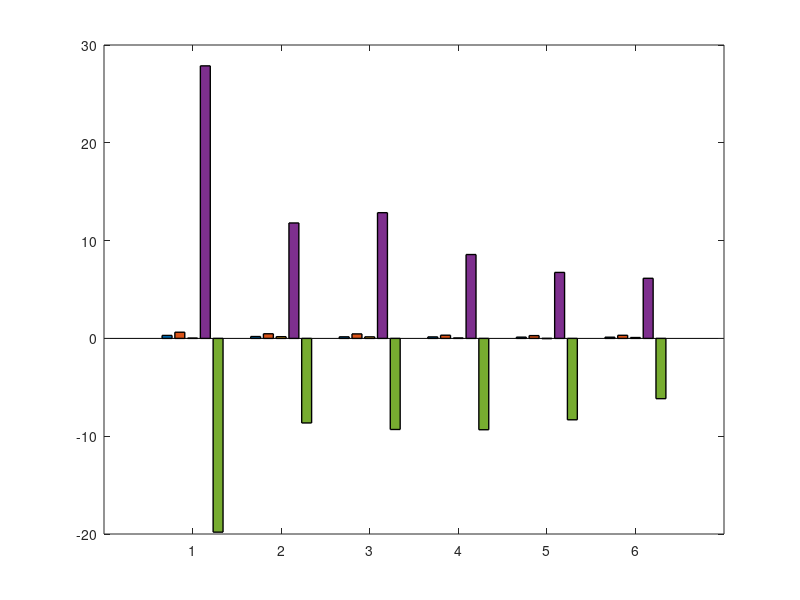

Reproduce this figure in MATLAB. (Note: this script raises an error after producing the figure.)
% ============================================================
% Global Relative Sensitivity Metrics (Gr parameters - updated)
% Clean grouped bar plot (NO "data1" in legend)
% ============================================================

clear; clc; close all;

% -------------------------
% Data
% -------------------------
params = {'Gr\_cc','Gr\_m','Gr\_treg','Gr\_teff','Gr\_f','Gr\_ec'};

rd_msqr = [3.0390e-01  1.9041e-01  1.6209e-01  1.5442e-01  1.2745e-01  1.2134e-01];
rd_mabs = [6.3211e-01  4.7444e-01  4.6113e-01  3.2660e-01  2.8545e-01  3.1801e-01];
rd_mean = [2.2400e-02  1.7574e-01  1.5919e-01  3.7944e-02 -1.9574e-02  8.8889e-02];
rd_max  = [2.7868e+01  1.1803e+01  1.2855e+01  8.5748e+00  6.7465e+00  6.1457e+00];
rd_min  = [-1.9811e+01 -8.6454e+00 -9.3132e+00 -9.3387e+00 -8.3219e+00 -6.1618e+00];

% Combine into matrix
Y = [rd_msqr(:), rd_mabs(:), rd_mean(:), rd_max(:), rd_min(:)];

% -------------------------
% Plot
% -------------------------
fig = figure('Color','w','Position',[10 10 700 450]);
b = bar(Y, 'grouped', 'LineWidth', 1.0);
hold on;

% -------------------------
% Colors
% -------------------------
b(1).FaceColor = [0.00 0.4470 0.7410];   % rd_msqr
b(2).FaceColor = [0.8500 0.3250 0.0980]; % rd_mabs
b(3).FaceColor = [0.4660 0.6740 0.1880]; % rd_mean
b(4).FaceColor = [0.6350 0.0780 0.1840]; % rd_max
b(5).FaceColor = [0.4940 0.1840 0.5560]; % rd_min

for i = 1:numel(b)
    b(i).EdgeColor = 'none';
end

% -------------------------
% Axes formatting
% -------------------------
ax = gca;
ax.XTick = 1:numel(params);
ax.XTickLabel = params;
ax.FontSize = 13;
ax.FontWeight = 'bold';
ax.LineWidth = 1.2;
ax.Box = 'off';
ax.TickDir = 'out';
xtickangle(35);

xlabel('Parameters', 'FontSize', 14, 'FontWeight', 'bold');
ylabel('Sensitivity Index', 'FontSize', 14, 'FontWeight', 'bold');

% -------------------------
% Zero line (hidden from legend)
% -------------------------
hline = yline(0, 'k-', 'LineWidth', 1.2);
hline.Annotation.LegendInformation.IconDisplayStyle = 'off';

% -------------------------
% Clean legend (NO data1)
% -------------------------
lgd = legend([b(1), b(2), b(3), b(4), b(5)], ...
       {'rd\_msqr','rd\_mabs','rd\_mean','rd\_max','rd\_min'}, ...
       'Location','northeast', ...
       'FontSize',12, ...
       'Box','on');
lgd.AutoUpdate = 'off';

% -------------------------
% Grid
% -------------------------
grid on;
ax.GridAlpha = 0.15;

% -------------------------
% Save outputs
% -------------------------
exportgraphics(fig, 'N238_Gr_relative_sensitivity_updated.png', 'Resolution', 600);
savefig(fig, 'N238_Gr_relative_sensitivity_updated.fig');
